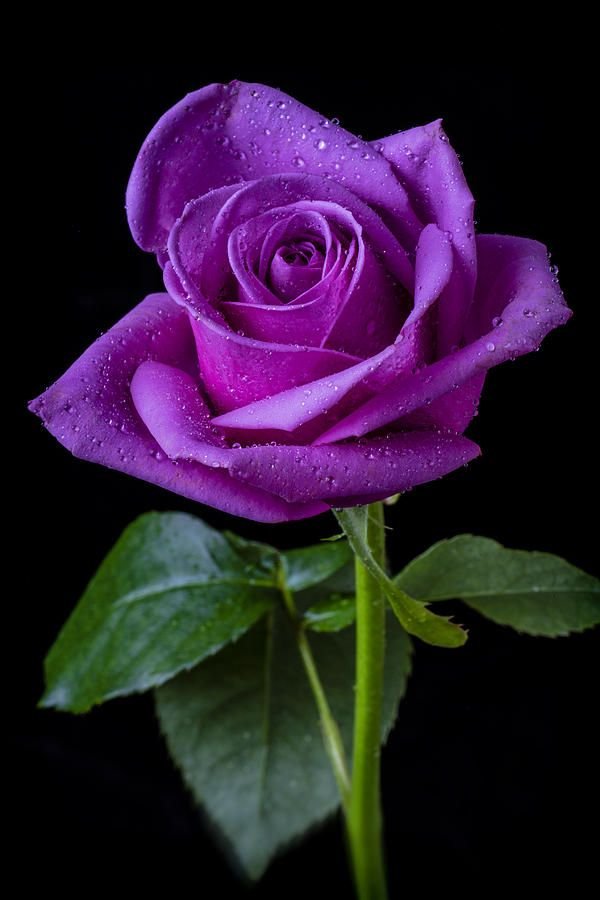
%> input picture Rose.jpg, 600 x 900 px
$ octave editimg.m   (GNU Octave 9; MATLAB toolbox functions it lacks are replaced by stand-ins)
%> lines starting %> are read from the running program, lines starting %| are printed output that depends on the picture
close all
f=imread('E:\MATLAB\Examples\Rose.jpg');
%> f is the input picture: size 900x600x3 uint8; mean R, G, B 42.5, 25, 46.9
%g=f(:,:,:);% gives the same colored 3D pixel image
g=f(:,:,1); % gives 1D pixel image
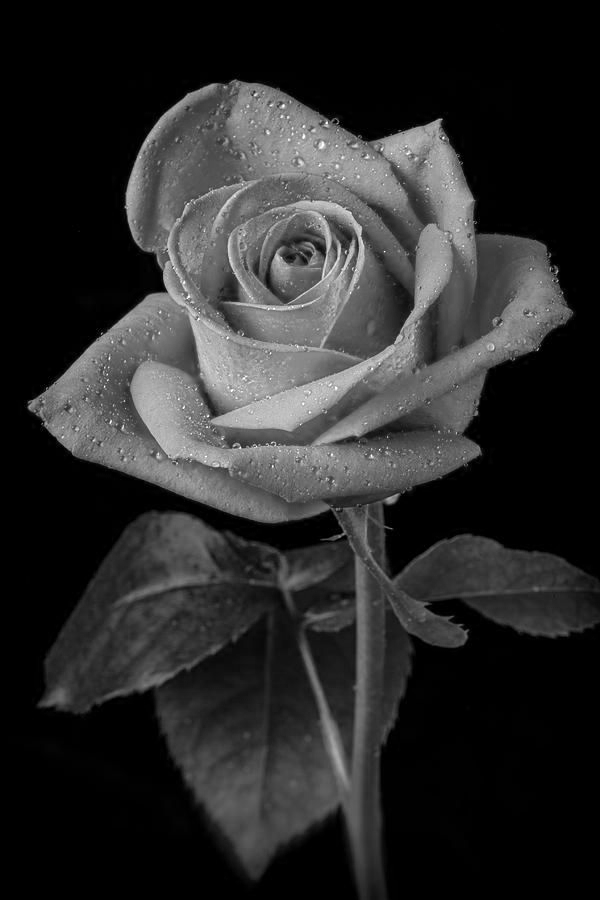
%> g: size 900x600 uint8; min 0, max 255, mean 42.5
imshow(g)
gp=g(end:-1:1,:); %flips the image vertically
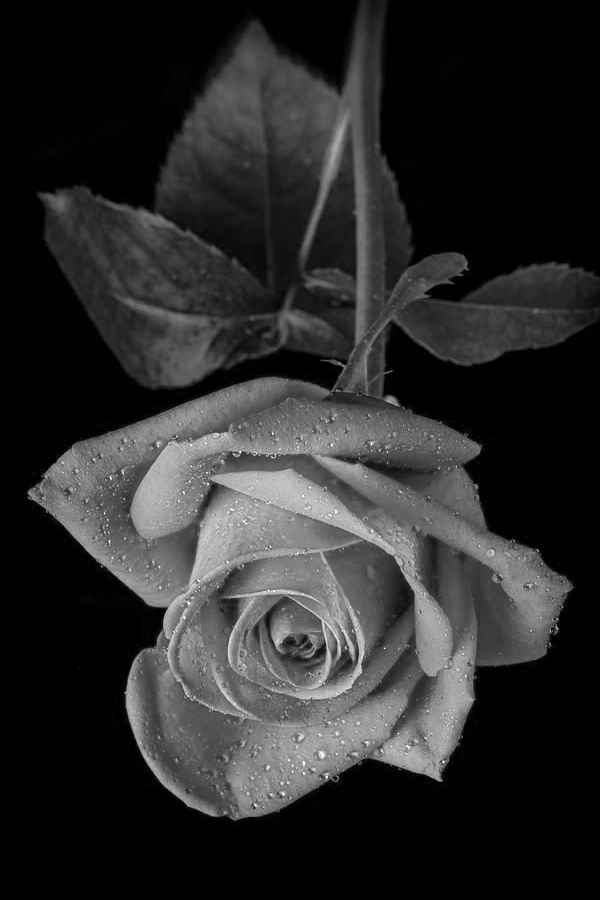
%> gp: size 900x600 uint8; min 0, max 255, mean 42.5; mean of the top-left, top-right, bottom-left and bottom-right quarters 30.6, 25.7, 60.2, 53.6
gc=g(100:600, 100:600); % cropping the image
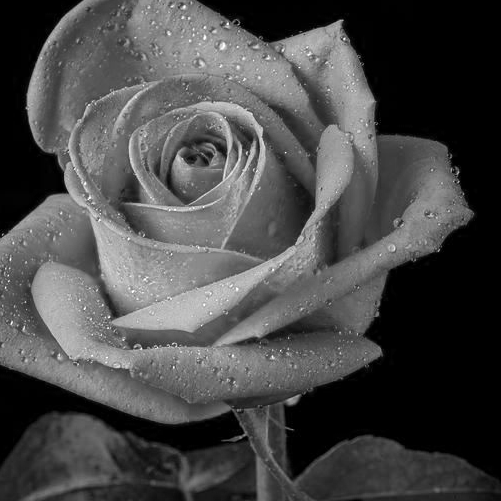
%> gc: size 501x501 uint8; min 0, max 255, mean 73
imshow(gp), figure, imshow(gc)
gs=g(1:5:end, 1:5:end); % subsampled image
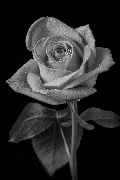
%> gs: size 180x120 uint8; min 0, max 242, mean 42.5
imshow(gs)
plot(g(450,:))
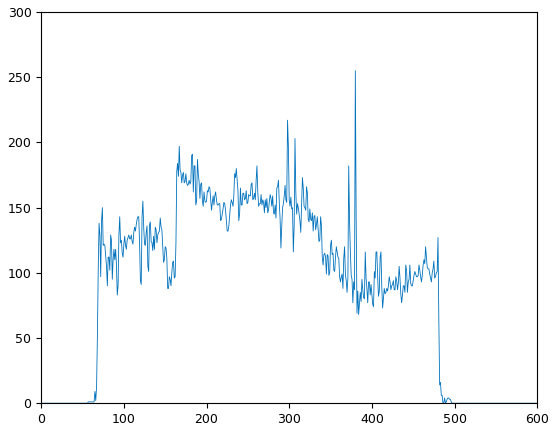
%> figure redrawn from the program's plot data; curve peaks at x = 380, y = 255
